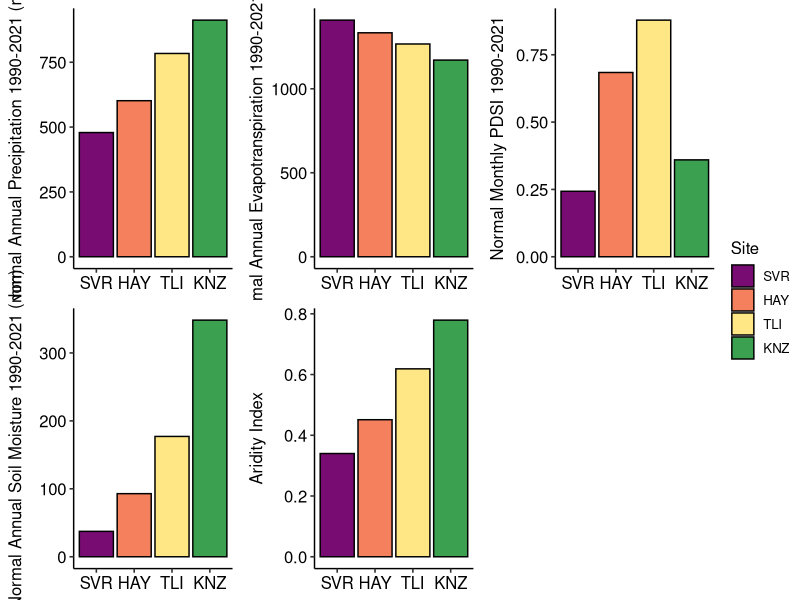
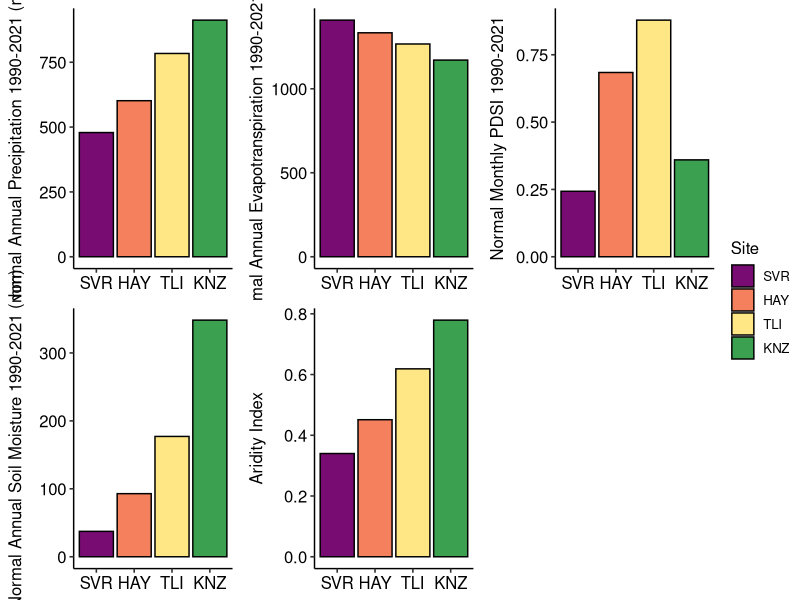
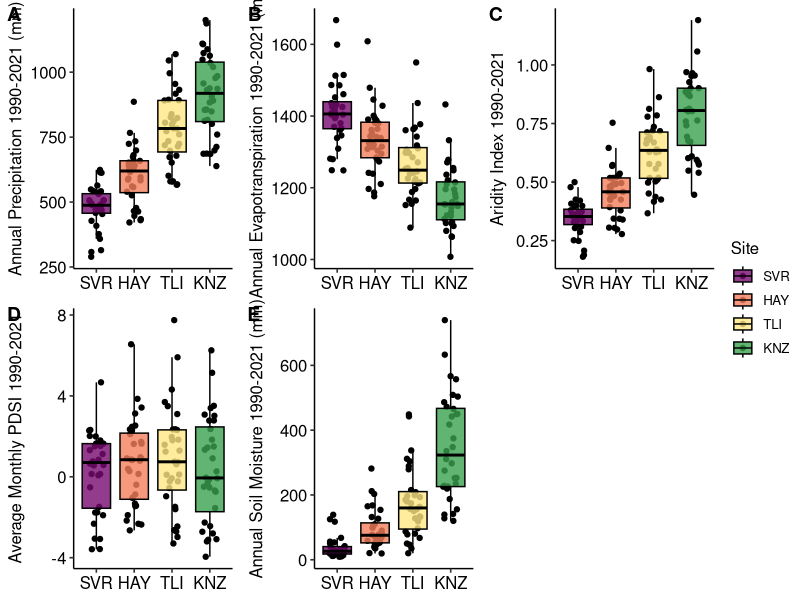
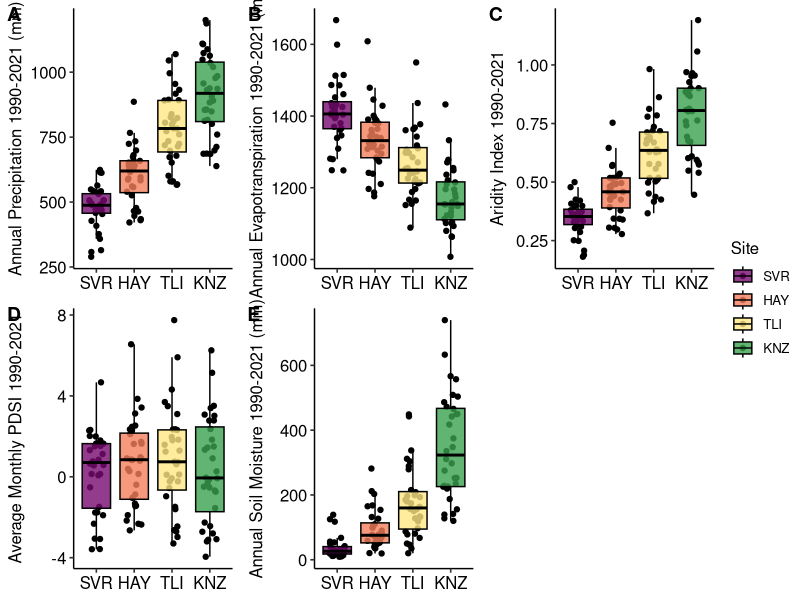

These figures' R source, in order:
# Packages w/ version numbers.
library(tidyverse); packageVersion('tidyverse')
library(ggpubr); packageVersion('ggpubr')

# Theme set 
theme_set(theme_pubr())
location_pallete <- c("SVR" = "#780c72", "HAY" = "#f5805d", "TLI" = "#ffe785", "KNZ" = "#3ba150") # SVR/HAY/TLI/KNZ - Soil location



# Take terraclimate point data and get mean annual precipitation, Evapotranspiration and PDSI
# then calculate an aridity index.
Get_Normals <- function(terraclimdf){
  temp  <- terraclimdf %>% group_by(Year) %>% summarize(Annual_precip_mm = sum(ppt.mm.), Annual_ETo_mm = sum(pet.mm.), Annual_PDSI = mean(PDSI.unitless.), Annual_soilmoisture_mm = sum(soil.mm.))
  # get the last normal AKA 1990 to 2021 
  temp2 <- temp %>% filter(between(Year, 1990, 2021)) %>% summarize(MA_Prec = mean(Annual_precip_mm), MA_ETo = mean(Annual_ETo_mm), M_monthly_PDSI = mean(Annual_PDSI), MA_Soil_moisture = mean(Annual_soilmoisture_mm))
  temp2$Aridity_index <- temp2$MA_Prec / temp2$MA_ETo
  return(temp2)
}

#Aridity Index Value chart https://doi.org/10.1038/s41597-022-01493-1
# Climate Class 
# <0.03 Hyper Arid
# 0.03–0.2 Arid
# 0.2–0.5 Semi-Arid
# 0.5–0.65 Dry sub-humid
# >0.65 Humid

##### Coords #####
#Smoky Valley Ranch prairie [latitude 38.8665, longitude -100.9951]
#Hayes prairie [38.8355, -99.3033]
#The Land Institute prairie [38.9698, -97.4690]
#Konza native prairie [39.1056, -96.6099])

# Load point data
SVR_Native <- read.csv("terraclimate_38.8665N_100.9951W.csv", skip = 14, header = TRUE)
HAY_Native <- read.csv("terraclimate_38.8355N_99.3033W.csv", skip = 14, header = TRUE)
TLI_Native <- read.csv("terraclimate_38.9698N_97.4690W.csv", skip = 14, header = TRUE)
KNZ_Native <- read.csv("terraclimate_39.1056N_96.6099W.csv", skip = 14, header = TRUE)


# Get aridity indexes
arid.df <- data.frame(rbind(Get_Normals(SVR_Native),
Get_Normals(HAY_Native),
Get_Normals(TLI_Native),
Get_Normals(KNZ_Native)))
# rename rows and add site factor for plotting
rownames(arid.df) <- c("SVR", "HAY", "TLI", "KNZ")
arid.df$site <- as.factor(row.names(arid.df))
arid.df$site <- factor(arid.df$site, levels = c("SVR", "HAY","TLI", "KNZ"))
# These values will be utilized in other scripts for linear modeling
arid.df

#     MA_Prec  MA_ETo        M_monthly_PDSI       MA_Soil_moisture Aridity_index  site
# SVR 478.9250 1408.700      0.2431771                37.38437     0.3399766      SVR
# HAY 601.7375 1333.322      0.6842187                92.87812     0.4513070      HAY
# TLI 783.8156 1266.691      0.8786198               177.09688     0.6187901      TLI
# KNZ 912.3438 1170.869      0.3597917               348.25937     0.7792024      KNZ



# Barplots for the normal measures (1991-2020) by collection site
a <- ggplot(arid.df, aes(x = site, y = MA_Prec, fill = site)) +
  geom_col(color = "black") +
  ylab("Normal Annual Precipitation 1990-2021 (mm)") +
  scale_fill_manual(name = "Site", values = location_pallete) +
  theme(axis.title.x=element_blank(), legend.position = 'right')
  
b <- ggplot(arid.df, aes(x = site, y = MA_ETo, fill = site)) +
  geom_col(color = "black") +
  ylab("Normal Annual Evapotranspiration 1990-2021 (mm)") +
  scale_fill_manual(name = "Site", values = location_pallete) +
  theme(axis.title.x=element_blank(), legend.position = 'right')

c <- ggplot(arid.df, aes(x = site, y = M_monthly_PDSI, fill = site)) +
  geom_col(color = "black") +
  ylab("Normal Monthly PDSI 1990-2021") +
  scale_fill_manual(name = "Site", values = location_pallete) +
  theme(axis.title.x=element_blank(), legend.position = 'right')


d <- ggplot(arid.df, aes(x = site, y = MA_Soil_moisture, fill = site)) +
  geom_col(color = "black") +
  ylab("Normal Annual Soil Moisture 1990-2021 (mm)") +
  scale_fill_manual(name = "Site", values = location_pallete) +
  theme(axis.title.x=element_blank(), legend.position = 'right')

e <- ggplot(arid.df, aes(x = site, y = Aridity_index, fill = site)) +
  geom_col(color = "black") +
  ylab("Aridity Index") +
  scale_fill_manual(name = "Site", values = location_pallete) +
  theme(axis.title.x=element_blank(), legend.position = 'right')

f <- ggarrange(a,b,c,d,e, common.legend = TRUE, legend = 'right', align = 'hv')

ggsave("Normals_by_site.svg", f, height = 9, width = 12)
ggsave("Normals_by_site.png", f, height = 9, width = 12)
rm(a,b,c,d,e,f) # cleanup

# Plots with the values over 30 years represented
# first reformat data to closer to what I need
Get_data_30_years <- function(terraclimdf){
  temp  <- terraclimdf %>% group_by(Year) %>% summarize(Annual_precip_mm = sum(ppt.mm.), Annual_ETo_mm = sum(pet.mm.), Annual_PDSI = mean(PDSI.unitless.), Annual_soilmoisture_mm = sum(soil.mm.))
  # get the last normal AKA 1990 to 2021 
  temp2 <- temp %>% filter(between(Year, 1990, 2021)) 
  temp2$Aridity_index <- temp2$Annual_precip_mm / temp2$Annual_ETo_mm
  return(temp2)
}

long.df <- data.frame(rbind(Get_data_30_years(SVR_Native),
                            Get_data_30_years(HAY_Native),
                            Get_data_30_years(TLI_Native),
                            Get_data_30_years(KNZ_Native)))

# rename rows and add site factor for plotting
long.df$site <- as.factor(rep(c("SVR", "HAY","TLI", "KNZ"), each = 32))
long.df$site <- factor(long.df$site, levels = c("SVR", "HAY", "TLI", "KNZ"))
colnames(long.df)

a <- ggplot(long.df, aes(x = site, y = Annual_precip_mm, fill = site)) +
  geom_jitter(width = 0.2) + geom_boxplot(outlier.colour = NA, alpha=0.8, color = "black") + 
  ylab("Annual Precipitation 1990-2021 (mm)") +
  scale_fill_manual(name = "Site", values = location_pallete) +
  theme(legend.text.align = 0, axis.title.x=element_blank())

b <- ggplot(long.df, aes(x = site, y = Annual_ETo_mm, fill = site)) +
  geom_jitter(width = 0.2) + geom_boxplot(outlier.colour = NA, alpha=0.8, color = "black") + 
  ylab("Annual Evapotranspiration 1990-2021 (mm)") +
  scale_fill_manual(name = "Site", values = location_pallete) +
  theme(legend.text.align = 0, axis.title.x=element_blank())

c <- ggplot(long.df, aes(x = site, y = Aridity_index, fill = site)) +
  geom_jitter(width = 0.2) + geom_boxplot(outlier.colour = NA, alpha=0.8, color = "black") + 
  ylab("Aridity Index 1990-2021") +
  scale_fill_manual(name = "Site", values = location_pallete) +
  theme(legend.text.align = 0, axis.title.x=element_blank())

d <- ggplot(long.df, aes(x = site, y = Annual_PDSI, fill = site)) +
  geom_jitter(width = 0.2) + geom_boxplot(outlier.colour = NA, alpha=0.8, color = "black") + 
  ylab("Average Monthly PDSI 1990-2021") +
  scale_fill_manual(name = "Site", values = location_pallete) +
  theme(legend.text.align = 0, axis.title.x=element_blank())

e <- ggplot(long.df, aes(x = site, y = Annual_soilmoisture_mm, fill = site)) +
  geom_jitter(width = 0.2) + geom_boxplot(outlier.colour = NA, alpha=0.8, color = "black") + 
  ylab("Annual Soil Moisture 1990-2021 (mm)") +
  scale_fill_manual(name = "Site", values = location_pallete) +
  theme(legend.text.align = 0, axis.title.x=element_blank())


f <- ggarrange(a,b,c,d,e, common.legend = TRUE, legend = "right", align = 'hv', labels = "AUTO")

ggsave("Annual_boxplots_by_site.svg", f, height = 9, width = 12)
ggsave("Annual_boxplots_by_site.png", f, height = 9, width = 12)